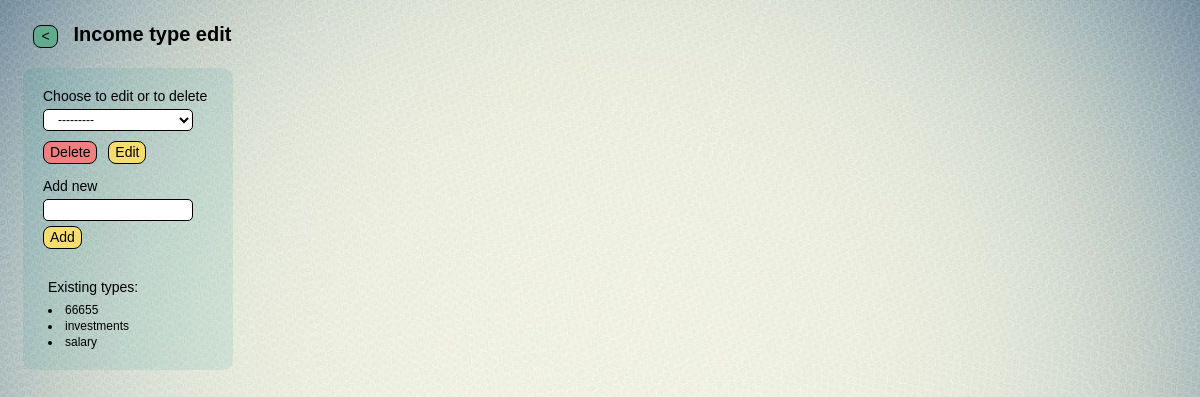
/finance/home_wlt/4/add_income_type/, run on the app's committed database.
### finance/models.py (models this page shows)
class Income_type(models.Model):
    name = models.CharField(max_length=30, db_index=True, unique=True, verbose_name ='income type')
    def __str__(self):
        return self.name
    class Meta:
        verbose_name = 'income type'
        verbose_name_plural = 'income types'
        ordering = ['name']

### finance/views.py (the view, shortened to what this page needs)
# urls.py: path('home_wlt/<int:w_pk>/add_income_type/', add_income_type, name='add_income_type'),
def add_income_type(request, w_pk):#_________________________________________add_income_type
    current_wlt = get_object_or_404(Wallet, pk=w_pk)
    message = None
    form = Form_add_income_type(request.POST or None, prefix="form")
    return render(request, 'finance/tmplt_add_income_type.html', {
        'form': form,
        'w_pk': w_pk,
        'current_wlt': current_wlt,
        'message': message
    })

### finance/forms.py
class Form_add_income_type(forms.Form):#______________________________________________Form_add_income_type
    choices = forms.ModelChoiceField(
        queryset=Income_type.objects.all(),
        required=False,
        label="Choose to edit or to delete",
        widget=forms.Select(attrs={'style': 'width: 150px;'}))
    new_value = forms.CharField(
        max_length=255,
        required=False,
        label="Add new",
        widget=forms.TextInput(attrs={'style': 'width: 150px;'}))

### finance/templates/finance/tmplt_add_income_type.html (shortened to what this page needs)
{% extends 'layout/basic.html' %}
{% load static %}
{% block header %}
    <h1>
        {% if request.GET.choice %}
            <button class="btn nav_btn btn_green"
                    onclick="location.href='{% url 'home_wlt' w_pk %}calendar/?{% for key, value in request.GET.items %}{{ key }}={{ value }}&{% endfor %}'">
                < </button>
        {% else %}
            <button class="btn nav_btn btn_green" onclick="location.href='{% url 'home_wlt' w_pk %}'"> < </button>
        {% endif %}
        Income type edit
    </h1>
{% endblock %}
{% block left_side %}
    <div class="container_dark">
        <form method="POST">
            <label>{{ form.choices.label }}</label><br>
            <div style="margin:5px 10px 10px 0px;">
                {{ form.choices }}
            </div>
             <div>
                <button class="btn nav_btn btn_red" type="submit" name="delete">Delete</button>
                <button class="btn nav_btn " type="submit" name="edit">Edit</button>
             </div>
            <label>{{ form.new_value.label }}</label><br>
             <div style="margin:5px 10px 10px 0px;">
                {{ form.new_value }}
             </div>
            <div>
                <button class="btn nav_btn" type="submit" name="add">Add</button>
            </div>
        </form>
        {% if form.choices.field.queryset.exists %}
            <p class="msg">Existing types:</p>
            {% for income in form.choices.field.queryset %}
                <li class="types_lst">{{ income }}</li>
            {% endfor %}
        {% endif %}
    </div>
{% endblock %}

### finance/static/finance/style.css (style rules this page uses)
body { background-image: url('bg_v2.jpg'); background-size: cover; background-repeat: no-repeat; background-position: center; font-family: Arial, sans-serif; text-decoration: none; color: black; appearance: none; -webkit-appearance: none; -moz-appearance: none; }
h1 { font-size: 20px; font-weight: bold; margin: 15px 30px 0px 15px; }
.btn { border: 1px solid black; line-height: 1.1; cursor: pointer; transition: transform 0.2s; text-decoration: none; word-wrap: break-word; text-align: center; border-radius: 8px; }
.nav_btn { background-color: rgb(247, 220, 111); width: fit-content; min-width: 25px; height: 23px; margin: 0px 7px 0px 0px; font-size: 14px; }
.btn_red { background-color: #f08080; }
.btn_green { background-color: rgb(98, 171, 143); margin: 10px 10px 10px 10px }
.container_dark { margin: 10px; padding:10px; background-color: rgba(0, 139, 139, 0.1); border-radius: 10px; }
form { font-size: 14px; padding: 10px 10px 15px 10px; margin: 0px 0px 0px 0px; }
input[type="text"], [type="number"], textarea { padding: 0px 5px 0px 10px; height: 22px; width: 100px; margin: 0px 10px -5px 0px; border: 1px solid black; font-size: 12px; border-radius: 5px; }
select { font-size: 12px; padding: 2px 10px 2px 10px; margin: 0px 5px 0px 0px; background-color: white; border: 0.5px solid black; cursor: pointer; border-radius: 5px; height: 22px; }
.msg { margin: 15px; font-size: 14px; }
.types_lst { margin: 15px; font-size: 12px; line-height: 0.1 }

### data on the page
Income_type: name "66655"
Income_type: name "investments"
Income_type: name "salary"
